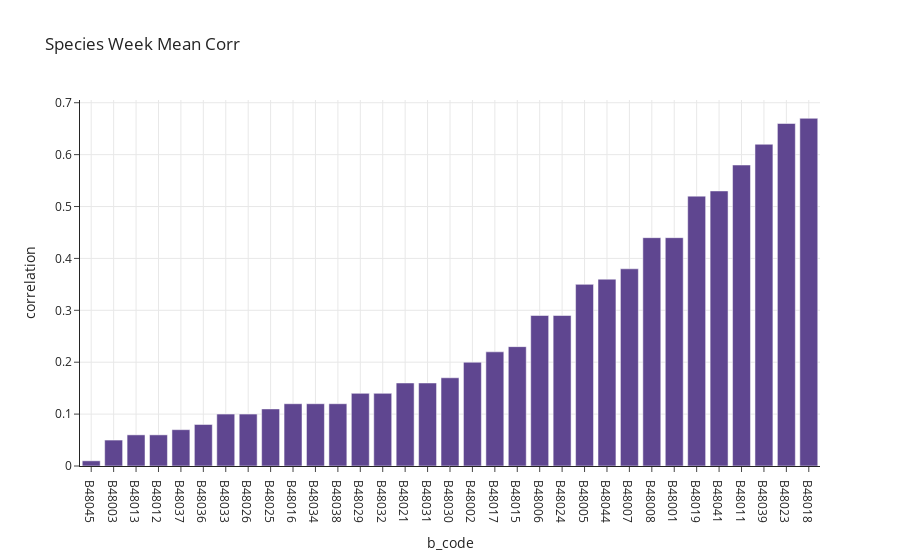

Write notebook code for a chart like this one.
### Markdown cell above
The graph shows the mean correlation of each species with the label. The mean values are computed from the features.

### Code cell
# Plot mean corr for each species

species_corr_df = _get_species_corr(all_meteo_week_feats_pol_dat_df, METEO_VARS, METEO_FEATS, 'POL_sum')
_plot_value_distr('Species Week Mean Corr', species_corr_df, 'pol_var_id', 'corr')

### Figure 1 — Plotly figure (JSON) as saved in the notebook; plotly's stock layout.template omitted (floating-point values rounded to 4 significant figures)
{"data": [{"alignmentgroup": "True", "hovertemplate": "pol_var_id=%{x}<br>corr=%{y}<extra></extra>", "legendgroup": "", "marker": {"color": "rgb(95, 70, 144)", "pattern": {"shape": ""}}, "name": "", "offsetgroup": "", "orientation": "v", "showlegend": false, "textposition": "auto", "type": "bar", "x": ["B48045", "B48003", "B48013", "B48012", "B48037", "B48036", "B48033", "B48026", "B48025", "B48016", "B48034", "B48038", "B48029", "B48032", "B48021", "B48031", "B48030", "B48002", "B48017", "B48015", "B48006", "B48024", "B48005", "B48044", "B48007", "B48008", "B48001", "B48019", "B48041", "B48011", "B48039", "B48023", "B48018"], "xaxis": "x", "y": [0.01, 0.05, 0.06, 0.06, 0.07, 0.08, 0.1, 0.1, 0.11, 0.12, 0.12, 0.12, 0.14, 0.14, 0.16, 0.16, 0.17, 0.2, 0.22, 0.23, 0.29, 0.29, 0.35, 0.36, 0.38, 0.44, 0.44, 0.52, 0.53, 0.58, 0.62, 0.66, 0.67], "yaxis": "y"}], "layout": {"barmode": "relative", "legend": {"tracegroupgap": 0}, "title": {"text": "Species Week Mean Corr"}, "xaxis": {"anchor": "y", "domain": [0, 1], "showgrid": true, "title": {"text": "b_code"}}, "yaxis": {"anchor": "x", "domain": [0, 1], "showgrid": true, "title": {"text": "correlation"}}}}
